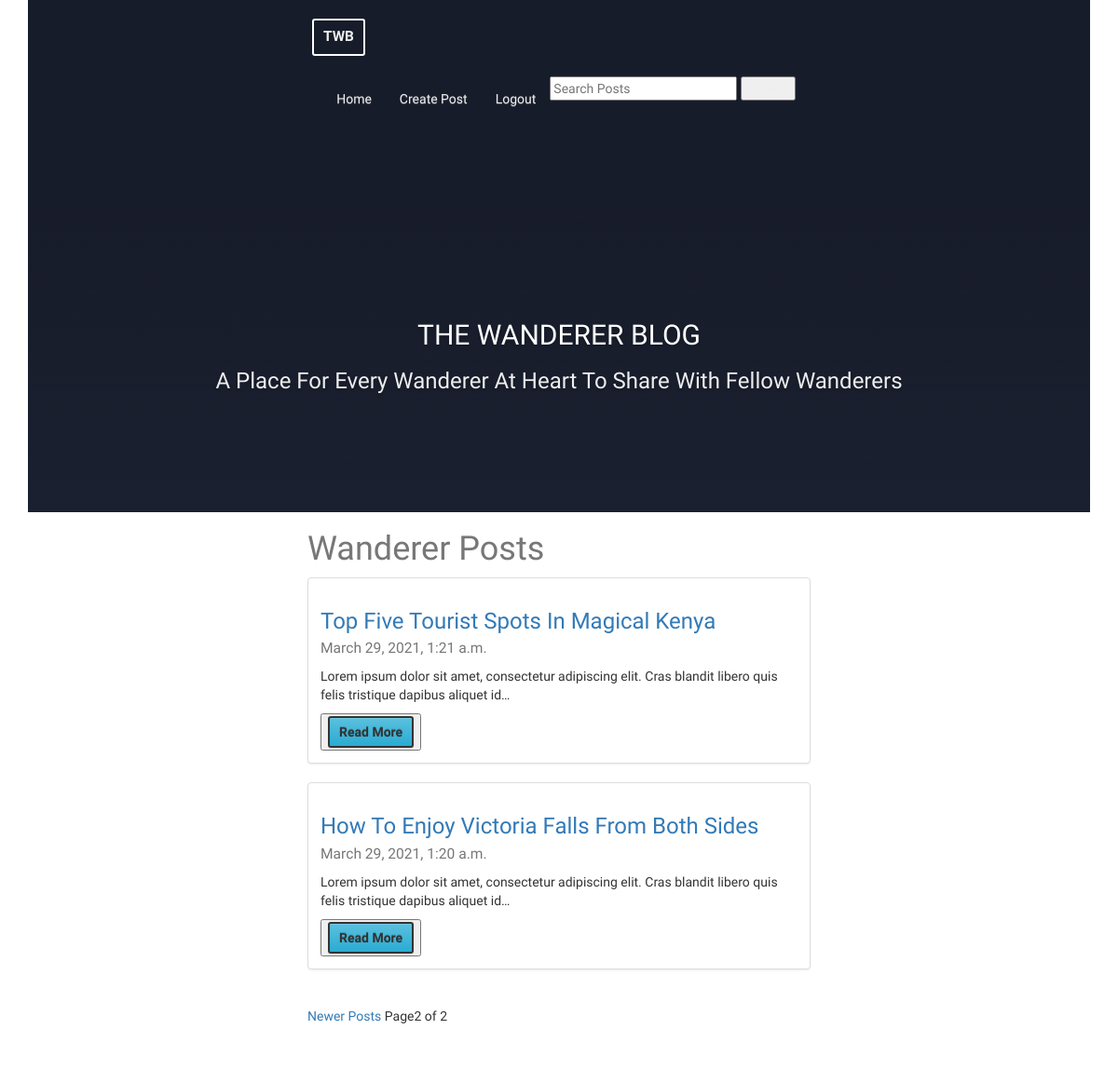
Screenshot of /?page=2 (signed in) with the database file from the repository.
### posts/models.py (models this page shows, shortened)
class Post(models.Model):
    user = models.ForeignKey(settings.AUTH_USER_MODEL, default=1, on_delete=models.CASCADE)
    title = models.CharField(max_length=150)
    slug = models.SlugField(unique=True)
    image = CloudinaryField(
            null=True,
            blank=True,
            height_field='height_field',
            width_field='width_field')
    height_field = models.IntegerField(default=0)
    width_field = models.IntegerField(default=0)
    content = models.TextField()
    draft = models.BooleanField(default=False)
    publish = models.DateTimeField(default=datetime.datetime.now())
    updated = models.DateTimeField(auto_now=True, auto_now_add=False)
    timestamp = models.DateTimeField(auto_now=False, auto_now_add=True)
    objects = PostManager()
    def get_absolute_url(self):
        return reverse("posts:detail", kwargs={"slug": self.slug})
    class Meta:
        ordering = ["-timestamp", "-updated"]

### posts/views.py (the view, shortened to what this page needs)
# urls.py: url(r'^$', post_list, name = "home"),
def post_list(request):
    today = timezone.now().date()
    queryset_list = Post.objects.active().order_by("-timestamp")
    queryset_list = Post.objects.all()
    query = request.GET.get("q")
    paginator = Paginator(queryset_list,5) #Show 5 contacts per page
    page_request_var = 'page'
    page = request.GET.get(page_request_var)
    try:
        queryset = paginator.page(page)
    except PageNotAnInteger:
        queryset = paginator.page(1)
    except EmptyPage:
        queryset = paginator.page(paginator.num_pages)
    context = {
            "object_list":queryset,
            "title":"Wanderer Posts",
            "page_request_var":page_request_var,
            "today":today,
        }
    return render(request,"post_list.html", context)

### posts/models.py (called while the page is built)
    def active(self, *args, **kwargs):
        return super(PostManager, self).filter(draft=False).filter(publish__lte=timezone.now())

### posts/templates/post_list.html (shortened to what this page needs)
{% extends "base.html" %}
{% block content %}
<div class ='col-sm-6 col-sm-offset-3'>
  <br\><br\><br\><br\>
    <h1>{{title}}</h1>
        {% for obj in object_list %}
         <div class="row">
            <div class="col-sm-12">
              <div class="thumbnail">
                <div class="caption">
                  <h3><a href='{{ obj.get_absolute_url }}'>{{ obj.title }}</a><br/><small>{{ obj.publish}}</small></h3>
                  <p>{{ obj.content | linebreaks | truncatechars:120 }}</p>
                  <button type="button"> <a href='{{ obj.get_absolute_url }}' class ="btn btn-info">Read More</a></button>
                </div>
              </div>
            </div>
        </div>
        {% endfor %}
        <div class='pagination'>
          <span class='step-links'>
            {% if object_list.has_previous %}
              <a href="?{{page_request_var}}={{ object_list.previous_page_number }}{% if request.GET.q %}&q={{ request.GET.q }}{% endif %}">Newer Posts</a>
            {% endif %}
            <span class="current">
              Page{{ object_list.number }} of {{ object_list.paginator.num_pages }}
            </span>
          </span>
        </div>
    </div>
{% endblock %}

### static/css/base.css (style rules this page uses)
h1 { color: #777777; }
body { font-family: 'New Tegomin', serif; }
html,body { margin:0; height:120%; font-family: 'Josefin Sans', sans-serif; }
a { text-decoration:none }
.btn { color:#333; border:2px solid; border-radius:3px; text-decoration:none; display:inline-block; padding:5px 10px; font-weight:600 }

### rows the page displays
Post: title "Top Five Tourist Spots In Magical Kenya", publish "March 29, 2021, 1:21 a.m.", content "Lorem ipsum dolor sit amet, consectetur adipiscing elit. Cras blandit libero quis felis tristique dapibus aliquet id…"
Post: title "How To Enjoy Victoria Falls From Both Sides", publish "March 29, 2021, 1:20 a.m.", content "Lorem ipsum dolor sit amet, consectetur adipiscing elit. Cras blandit libero quis felis tristique dapibus aliquet id…"

### other values shown
{{ title }} "Wanderer Posts"
{{ object_list.number }} "2"
{{ object_list.paginator.num_pages }} "2"
